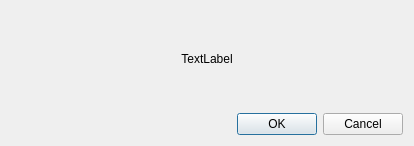
<?xml version="1.0" encoding="UTF-8"?>
<ui version="4.0">
 <class>EndGameDialog</class>
 <widget class="QDialog" name="EndGameDialog">
  <property name="geometry">
   <rect>
    <x>0</x>
    <y>0</y>
    <width>414</width>
    <height>146</height>
   </rect>
  </property>
  <property name="windowTitle">
   <string>Dialog</string>
  </property>
  <layout class="QVBoxLayout" name="verticalLayout">
   <item>
    <widget class="QLabel" name="messageLabel">
     <property name="sizePolicy">
      <sizepolicy hsizetype="Expanding" vsizetype="Expanding">
       <horstretch>0</horstretch>
       <verstretch>0</verstretch>
      </sizepolicy>
     </property>
     <property name="text">
      <string>TextLabel</string>
     </property>
     <property name="alignment">
      <set>Qt::AlignCenter</set>
     </property>
    </widget>
   </item>
   <item>
    <widget class="QDialogButtonBox" name="buttonBox">
     <property name="standardButtons">
      <set>QDialogButtonBox::Cancel|QDialogButtonBox::Ok</set>
     </property>
    </widget>
   </item>
   <item>
    <layout class="QHBoxLayout" name="horizontalLayout_2"/>
   </item>
  </layout>
 </widget>
 <resources/>
 <connections>
  <connection>
   <sender>buttonBox</sender>
   <signal>accepted()</signal>
   <receiver>EndGameDialog</receiver>
   <slot>accept()</slot>
   <hints>
    <hint type="sourcelabel">
     <x>355</x>
     <y>131</y>
    </hint>
    <hint type="destinationlabel">
     <x>252</x>
     <y>145</y>
    </hint>
   </hints>
  </connection>
  <connection>
   <sender>buttonBox</sender>
   <signal>rejected()</signal>
   <receiver>EndGameDialog</receiver>
   <slot>reject()</slot>
   <hints>
    <hint type="sourcelabel">
     <x>382</x>
     <y>131</y>
    </hint>
    <hint type="destinationlabel">
     <x>388</x>
     <y>145</y>
    </hint>
   </hints>
  </connection>
 </connections>
</ui>
